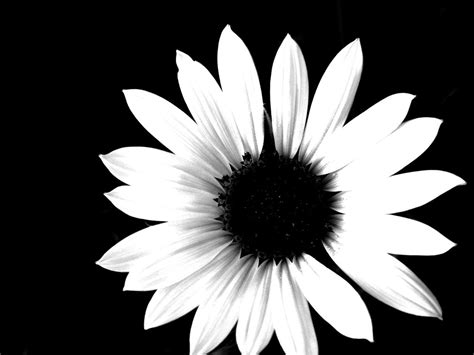
#> input picture ImageToASCII/flower.jpg, 474 x 355 px
$ python chars2.py
#> lines starting #> are read from the running program, lines starting #| are printed output that depends on the picture
#> the answer given: 100
from time import sleep
from PIL import Image

def path_input():
    filePath = input("Enter Path of Image: ")
#> the answer given: flower.jpg

    while filePath.startswith("\""):
        filePath = filePath[1:]

    while filePath.endswith("\""):
        filePath = filePath[:-1]

    return filePath

def terminate():
    print("Terminating", end="")
    for i in range(3):
        print(".", end="")
        sleep(0.4)  # sleep for 0.4s
    exit(0)


def image_resize():
    aspectRatio = height / width
    newHeight = int(newWidth * aspectRatio * 0.5)  # 0.5 to compensate for the characters being taller than they are wide
    return image.resize((newWidth, newHeight))


def pixels_to_ascii():
    factor = 256 / (len(chars) - 1)  # have to convert 0 - 255 brightness into the characters we have

    asciiString = ""
    for pixel in pixels:
        asciiString += chars[int(pixel / factor)]

    #converting the string to a list which contains each row as a separate string
    grid = []
    rowStart = 0
    for row in range(height):
        grid.append(list(asciiString[rowStart:rowStart + width]))
        rowStart += width

    return grid


def print_separator():
    print("\033[0m", end = "")
    for i in range (max(2, height//100)): print("\n")

    for i in range (width): print("_", end = "")
    print()

    for i in range (max(2, height//100)): print("\n")


print("Enter 'Quit', 'Exit', or '0' to Terminate...")

newWidth = int(input("Enter resolution (width): "))
if newWidth in ['quit', 'exit', '0']: terminate()

chars = "`.-\':_\",^=;><+!rc*/z?sLTv)J7(|Fi{C}fI31tlu[neoZ5Yxjya]2ESwqkP6h9d4VpOGbUAKXHm8RD#$Bg0MNWQ%&@"

while True:
    path = path_input()

    if path.lower() in ['quit', 'exit', '0']:
        terminate()

    try:
        image = Image.open(path)
#> image is the input picture: PIL image 474x355 RGB; min 0, max 255, mean 93.7
    except FileNotFoundError:
        print("\033[0;31mProvided File Not Found\033[0m")
        continue
    except:
        print("\033[0;31mSomething went wrong when opening the file!\033[0m")
        continue

    #GETTING THE CHARACTERS TO BE PRINTED:
    width, height = image.size
#> width = 474; height = 355
    image = image_resize()
#> in image_resize, `return image.resize((newWidth, newHeight))`:
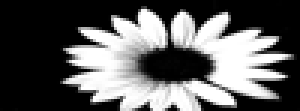
#> returned value: PIL image 100x37 RGB (shown 3 times larger); min 0, max 255, mean 93.8
    width, height = image.size       # updating size to be the new size
#> width = 100; height = 37

    image = image.convert("L")       # converts to grayscale
#> image: PIL image 100x37 L

    pixels = image.getdata()         # for each pixel the iterable returned by getdata(), add to the list
    # getdata() returns the brightness in 0 - 255 for grayscale images
    outputString = pixels_to_ascii()
#> the loop in pixels_to_ascii, `for pixel in pixels:` made 3700 passes
#> asciiString on passes 1 to 3: '`', '``', '```'
#> after the loop in pixels_to_ascii, `for row in range(height):`: grid = 37 items; rowStart = 3700
#> outputString = 37 items

    #colors
    image = Image.open(path)         # getting the image again to get colours (because we had converted to grayscale)
    image = image.convert("RGB")

    width, height = image.size
#> width = 474; height = 355
    image = image_resize()
    width, height = image.size
#> width = 100; height = 37

    colorPixels = image.load()

    # output
    print_separator()

    for y in range(height):
        for x in range(width):
            r, g, b = colorPixels[(x, y)]
            print(f"\033[38;2;{r};{g};{b}m", end = "") # setting the ANSI rgb color
            print(outputString[y][x], end ="")
        print()
#> this loop made 37 passes
#| ```````````````````````````````````````````````````````````````````````.````````````````````````````
#| ```````````````````````````````````````````````````````````````````````.````````````````````````````
#| ```````````````````````````````````````````````zT``````````````````````.````````````````````````````
#| ``````````````````````````````````````````````(WWj!`````````|*`````````````:````````````````````````
#| ``````````````
#> (further printed lines are left out)

    print_separator()
#> (the run stopped early here; a loop or call above may not have finished)
